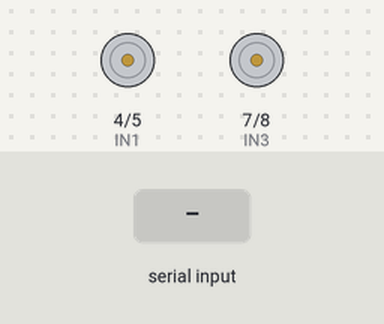
The sketch below on a simulated Arduino Uno, built with avr-gcc and run on an emulated ATmega328P. Shown: motor-driver pin pairs drawn as motors (green arrow = first pin HIGH = forward, orange = second pin HIGH = backward, longer = more drive, scaled by the enable pin). The inputs (shaded band) are chosen by the test bench.

Above: at 1.2 s.
1.3 s: "F" received over Serial
At 1.9 s:
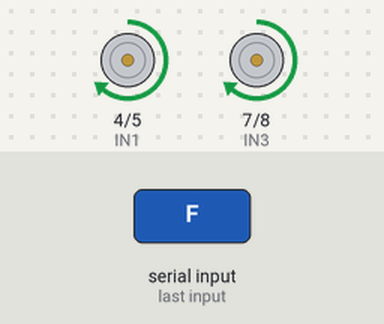
2.8 s: "B" received over the second serial link
At 4.0 s:
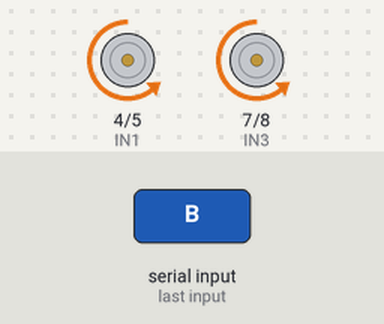
4.3 s: "L" received over Serial
At 5.4 s:
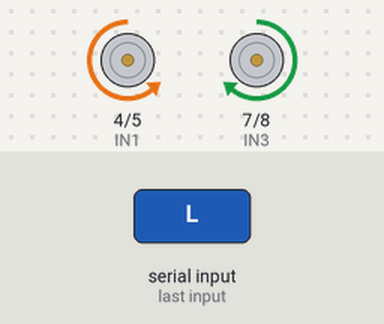
5.8 s: "R" received over the second serial link
At 6.5 s:
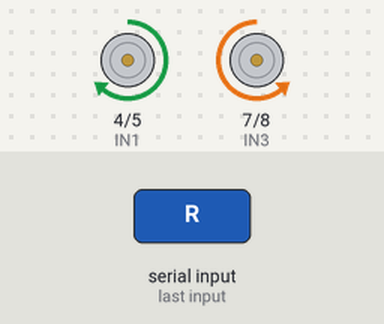
7.3 s: "F" received over the second serial link
At 7.7 s:
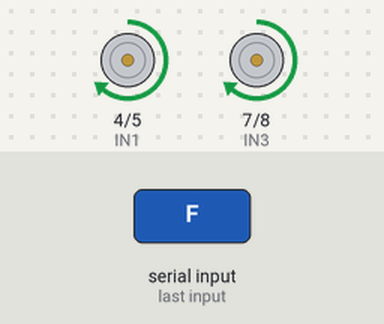
8.8 s: "L" received over the second serial link
At 10.0 s:
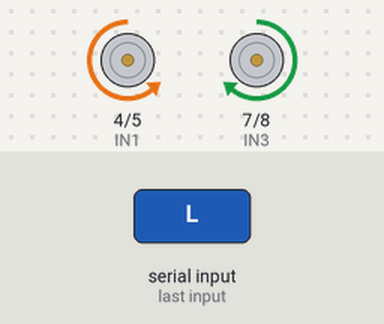
Timing chart, 0 to 11.3 s (numbered marks = the images above; inputs shaded):
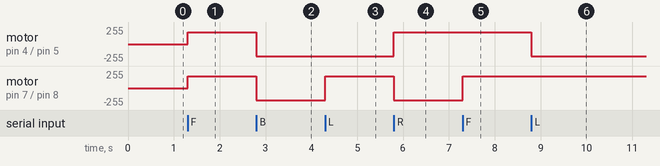

The sketch:

car_code_arduino2.ino
```cpp
#include <SoftwareSerial.h>

// ==================== L298N Motor Driver Pins ====================

#define ENA 6
#define IN1 4
#define IN2 5

#define ENB 9
#define IN3 7
#define IN4 8

// ==================== Bluetooth ====================

SoftwareSerial bluetooth(10, 11);
// Arduino RX = 10
// Arduino TX = 11


void setup() {

  pinMode(ENA, OUTPUT);
  pinMode(IN1, OUTPUT);
  pinMode(IN2, OUTPUT);

  pinMode(ENB, OUTPUT);
  pinMode(IN3, OUTPUT);
  pinMode(IN4, OUTPUT);

  analogWrite(ENA, 180);
  analogWrite(ENB, 180);

  // USB Serial - Python
  Serial.begin(9600);

  // Bluetooth
  bluetooth.begin(9600);

  stopCar();
}


void loop() {

  // ==================== Python / USB ====================

  if (Serial.available() > 0) {

    char command = Serial.read();

    if (command == 'F') {
      forward();
    }

    else if (command == 'B') {
      backward();
    }

    else if (command == 'L') {
      turnLeft();
    }

    else if (command == 'R') {
      turnRight();
    }

    else if (command == 'S') {
      stopCar();
    }
  }


  // ==================== Bluetooth ====================

  if (bluetooth.available() > 0) {

    char command = bluetooth.read();

    if (command == 'F') {
      forward();
    }

    else if (command == 'B') {
      backward();
    }

    else if (command == 'L') {
      turnLeft();
    }

    else if (command == 'R') {
      turnRight();
    }

    else if (command == 'S') {
      stopCar();
    }
  }
}


// ==================== Forward ====================

void forward() {

  digitalWrite(IN1, HIGH);
  digitalWrite(IN2, LOW);

  digitalWrite(IN3, HIGH);
  digitalWrite(IN4, LOW);
}


// ==================== Backward ====================

void backward() {

  digitalWrite(IN1, LOW);
  digitalWrite(IN2, HIGH);

  digitalWrite(IN3, LOW);
  digitalWrite(IN4, HIGH);
}


// ==================== Left ====================

void turnLeft() {

  digitalWrite(IN1, LOW);
  digitalWrite(IN2, HIGH);

  digitalWrite(IN3, HIGH);
  digitalWrite(IN4, LOW);
}


// ==================== Right ====================

void turnRight() {

  digitalWrite(IN1, HIGH);
  digitalWrite(IN2, LOW);

  digitalWrite(IN3, LOW);
  digitalWrite(IN4, HIGH);
}


// ==================== Stop ====================

void stopCar() {

  digitalWrite(IN1, LOW);
  digitalWrite(IN2, LOW);

  digitalWrite(IN3, LOW);
  digitalWrite(IN4, LOW);
}
```

Measured:
- after the input at 1.3 s, motor on pin 4 (IN1) / pin 5 (IN2), motor on pin 7 (IN3) / pin 8 (IN4): stopped → forward 180/255 at once
- after the input at 2.8 s, motor on pin 4 (IN1) / pin 5 (IN2), motor on pin 7 (IN3) / pin 8 (IN4): forward 180/255 → backward 180/255 at once
- after the input at 4.3 s, motor on pin 7 (IN3) / pin 8 (IN4): backward 180/255 → forward 180/255 at once
- after the input at 5.8 s, motor on pin 4 (IN1) / pin 5 (IN2): backward 180/255 → forward 180/255 at once; motor on pin 7 (IN3) / pin 8 (IN4): forward 180/255 → backward 180/255 at once
- after the input at 7.3 s, motor on pin 7 (IN3) / pin 8 (IN4): backward 180/255 → forward 180/255 at once
- after the input at 8.8 s, motor on pin 4 (IN1) / pin 5 (IN2): forward 180/255 → backward 180/255 at once
